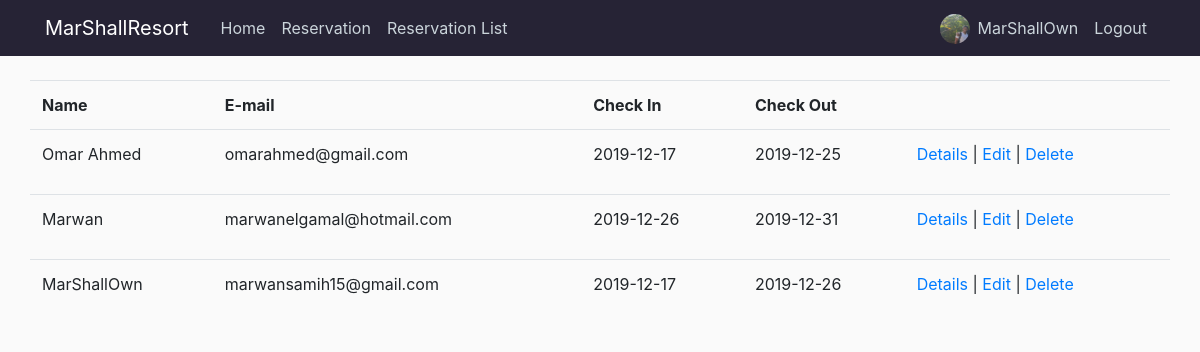
Page /reservation_list (signed in) on the earlier database version.
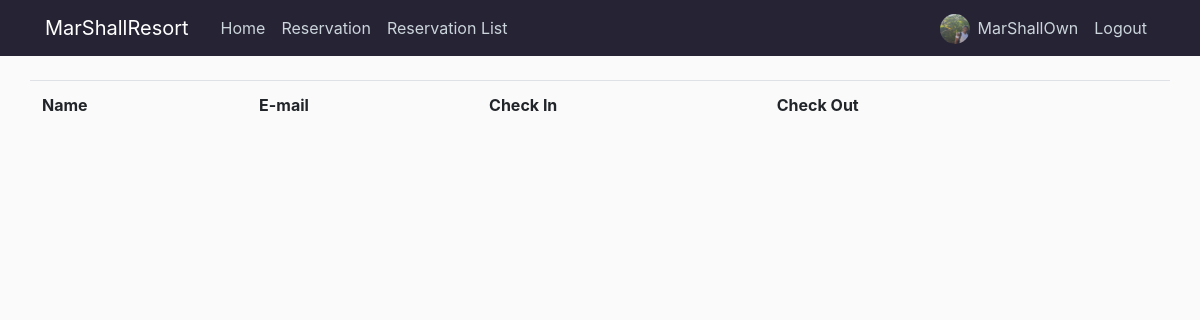
Same page on the later database version.
### app/models.py (models this page shows, shortened)
class Reservation(db.Model):
    id = db.Column(db.Integer, primary_key=True)
    name = db.Column(db.String(100),nullable=False)
    email = db.Column(db.String(120), nullable=False)
    NationalID = db.Column(db.Integer)
    room = db.Column(db.String(10),nullable=False)
    adults = db.Column(db.String(10),nullable=False)
    children = db.Column(db.String(10),nullable=False)
    checkin = db.Column(db.Date, nullable=False)
    checkout = db.Column(db.Date, nullable=False)
    gender = db.Column(db.String(10))
    birthdate = db.Column(db.Date)
    date_posted = db.Column(db.DateTime, nullable=False, default= datetime.now)
    user_id = db.Column(db.Integer, db.ForeignKey('user.id'), nullable=True)

### app/routes.py (the view)
@app.route('/reservation_list')
@login_required
def reservation_list():
    if current_user.role == 'Admin':
        reservations = Reservation.query.order_by(Reservation.date_posted.desc()).all()
        return render_template('reservation_list.html', reservations=reservations)
    else:
        flash('You need to be admin to view this page.','danger')
        return redirect(url_for('home'))

### app/models.py (called while the page is built)
@login_manager.user_loader
def load_user(user_id):
    return User.query.get(int(user_id))

### app/templates/reservation_list.html
{% extends "layout.html" %}
{% block content %}
<div class='row'>
<table class="table col-md-12">
  <tr>
      <th>
          Name
      </th>
      <th>
          E-mail
      </th>
      <th>
          Check In
      </th>
      <th>
          Check Out
      </th>
      <th></th>
  </tr>
{% for guest in reservations %}
  <tr>
      <td>
          <p>{{guest.name}}</p>
      </td>
      <td>
          <p>{{guest.email}}</p>
      </td>
      <td>
          <p>{{guest.checkin}}</p>
      </td>
      <td>
            <p>{{guest.checkout}}</p>
        </td>
      <td>
        <a href="{{ url_for('reservation_show', guest_id=guest.id) }}">Details</a> |
        <a href="{{ url_for('update_reservation', guest_id=guest.id) }}">Edit</a> |
        <a href="{{ url_for('delete_reservation', guest_id=guest.id) }}">Delete</a>
      </td>
  </tr>
{% endfor %}
</table>
</div>
{% endblock content %}

Differences in the rows shown:
removed Reservation: name "Omar Ahmed", email "omarahmed@gmail.com", checkin "2019-12-17", checkout "2019-12-25"
removed Reservation: name "Marwan", email "marwanelgamal@hotmail.com", checkin "2019-12-26", checkout "2019-12-31"
removed Reservation: name "MarShallOwn", email "marwansamih15@gmail.com", checkin "2019-12-17", checkout "2019-12-26"
